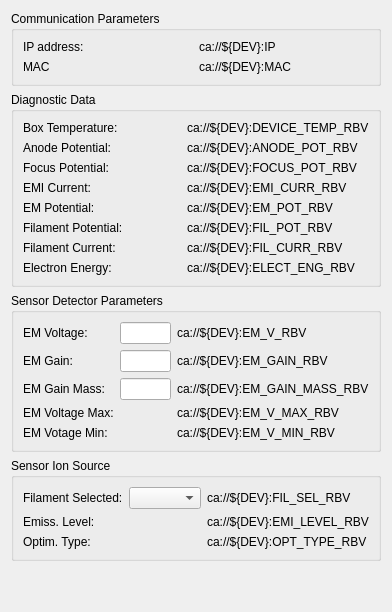
          <widget class="QFrame" name="verticalFrame">
           <property name="maximumSize">
            <size>
             <width>300</width>
             <height>16777215</height>
            </size>
           </property>
           <layout class="QVBoxLayout" name="verticalLayout_8">
            <item>
             <widget class="QGroupBox" name="horizontalGroupBox">
              <property name="title">
               <string>Communication Parameters</string>
              </property>
              <layout class="QHBoxLayout" name="horizontalLayout_5">
               <item>
                <layout class="QGridLayout" name="gridLayout_5">
                 <item row="1" column="1">
                  <widget class="PyDMLabel" name="PyDMLabel_19">
                   <property name="toolTip">
                    <string/>
                   </property>
                   <property name="text">
                    <string>ca://${DEV}:MAC</string>
                   </property>
                   <property name="precisionFromPV" stdset="0">
                    <bool>false</bool>
                   </property>
                   <property name="alarmSensitiveContent" stdset="0">
                    <bool>true</bool>
                   </property>
                   <property name="alarmSensitiveBorder" stdset="0">
                    <bool>false</bool>
                   </property>
                   <property name="channel" stdset="0">
                    <string>ca://${DEV}:MAC</string>
                   </property>
                  </widget>
                 </item>
                 <item row="0" column="1">
                  <widget class="PyDMLabel" name="PyDMLabel_18">
                   <property name="toolTip">
                    <string/>
                   </property>
                   <property name="text">
                    <string>ca://${DEV}:IP</string>
                   </property>
                   <property name="precisionFromPV" stdset="0">
                    <bool>false</bool>
                   </property>
                   <property name="alarmSensitiveContent" stdset="0">
                    <bool>true</bool>
                   </property>
                   <property name="alarmSensitiveBorder" stdset="0">
                    <bool>false</bool>
                   </property>
                   <property name="channel" stdset="0">
                    <string>ca://${DEV}:IP</string>
                   </property>
                  </widget>
                 </item>
                 <item row="1" column="0">
                  <widget class="QLabel" name="label_27">
                   <property name="font">
                    <font>
                     <weight>50</weight>
                     <bold>false</bold>
                    </font>
                   </property>
                   <property name="text">
                    <string>MAC</string>
                   </property>
                  </widget>
                 </item>
                 <item row="0" column="0">
                  <widget class="QLabel" name="label_26">
                   <property name="font">
                    <font>
                     <weight>50</weight>
                     <bold>false</bold>
                    </font>
                   </property>
                   <property name="text">
                    <string>IP address:</string>
                   </property>
                  </widget>
                 </item>
                </layout>
               </item>
              </layout>
             </widget>
            </item>
            <item>
             <widget class="QGroupBox" name="horizontalGroupBox_5">
              <property name="title">
               <string>Diagnostic Data</string>
              </property>
              <layout class="QHBoxLayout" name="horizontalLayout_9">
               <item>
                <layout class="QGridLayout" name="gridLayout_4">
                 <item row="0" column="0">
                  <widget class="QLabel" name="label_40">
                   <property name="font">
                    <font>
                     <weight>50</weight>
                     <bold>false</bold>
                    </font>
                   </property>
                   <property name="text">
                    <string>Box Temperature:</string>
                   </property>
                  </widget>
                 </item>
                 <item row="3" column="0">
                  <widget class="QLabel" name="label_36">
                   <property name="font">
                    <font>
                     <weight>50</weight>
                     <bold>false</bold>
                    </font>
                   </property>
                   <property name="text">
                    <string>EMI Current:</string>
                   </property>
                  </widget>
                 </item>
                 <item row="5" column="0">
                  <widget class="QLabel" name="label_41">
                   <property name="font">
                    <font>
                     <weight>50</weight>
                     <bold>false</bold>
                    </font>
                   </property>
                   <property name="text">
                    <string>Filament Potential:</string>
                   </property>
                  </widget>
                 </item>
                 <item row="4" column="1">
                  <widget class="PyDMLabel" name="PyDMLabel_30">
                   <property name="toolTip">
                    <string/>
                   </property>
                   <property name="text">
                    <string>ca://${DEV}:EM_POT_RBV</string>
                   </property>
                   <property name="showUnits" stdset="0">
                    <bool>true</bool>
                   </property>
                   <property name="precisionFromPV" stdset="0">
                    <bool>false</bool>
                   </property>
                   <property name="alarmSensitiveContent" stdset="0">
                    <bool>true</bool>
                   </property>
                   <property name="alarmSensitiveBorder" stdset="0">
                    <bool>false</bool>
                   </property>
                   <property name="channel" stdset="0">
                    <string>ca://${DEV}:EM_POT_RBV</string>
                   </property>
                  </widget>
                 </item>
                 <item row="1" column="0">
                  <widget class="QLabel" name="label_39">
                   <property name="font">
                    <font>
                     <weight>50</weight>
                     <bold>false</bold>
                    </font>
                   </property>
                   <property name="text">
                    <string>Anode Potential:</string>
                   </property>
                  </widget>
                 </item>
                 <item row="2" column="1">
                  <widget class="PyDMLabel" name="PyDMLabel_28">
                   <property name="toolTip">
                    <string/>
                   </property>
                   <property name="text">
                    <string>ca://${DEV}:FOCUS_POT_RBV</string>
                   </property>
                   <property name="showUnits" stdset="0">
                    <bool>true</bool>
                   </property>
                   <property name="precisionFromPV" stdset="0">
                    <bool>false</bool>
                   </property>
                   <property name="alarmSensitiveContent" stdset="0">
                    <bool>true</bool>
                   </property>
                   <property name="alarmSensitiveBorder" stdset="0">
                    <bool>false</bool>
                   </property>
                   <property name="channel" stdset="0">
                    <string>ca://${DEV}:FOCUS_POT_RBV</string>
                   </property>
                  </widget>
                 </item>
                 <item row="3" column="1">
                  <widget class="PyDMLabel" name="PyDMLabel_29">
                   <property name="toolTip">
                    <string/>
                   </property>
                   <property name="text">
                    <string>ca://${DEV}:EMI_CURR_RBV</string>
                   </property>
                   <property name="showUnits" stdset="0">
                    <bool>true</bool>
                   </property>
                   <property name="precisionFromPV" stdset="0">
                    <bool>false</bool>
                   </property>
                   <property name="alarmSensitiveContent" stdset="0">
                    <bool>true</bool>
                   </property>
                   <property name="alarmSensitiveBorder" stdset="0">
                    <bool>false</bool>
                   </property>
                   <property name="channel" stdset="0">
                    <string>ca://${DEV}:EMI_CURR_RBV</string>
                   </property>
                  </widget>
                 </item>
                 <item row="6" column="1">
                  <widget class="PyDMLabel" name="PyDMLabel_34">
                   <property name="toolTip">
                    <string/>
                   </property>
                   <property name="text">
                    <string>ca://${DEV}:FIL_CURR_RBV</string>
                   </property>
                   <property name="showUnits" stdset="0">
                    <bool>true</bool>
                   </property>
                   <property name="precisionFromPV" stdset="0">
                    <bool>false</bool>
                   </property>
                   <property name="alarmSensitiveContent" stdset="0">
                    <bool>true</bool>
                   </property>
                   <property name="alarmSensitiveBorder" stdset="0">
                    <bool>false</bool>
                   </property>
                   <property name="channel" stdset="0">
                    <string>ca://${DEV}:FIL_CURR_RBV</string>
                   </property>
                  </widget>
                 </item>
                 <item row="0" column="1">
                  <widget class="PyDMLabel" name="PyDMLabel_32">
                   <property name="toolTip">
                    <string/>
                   </property>
                   <property name="text">
                    <string>ca://${DEV}:DEVICE_TEMP_RBV</string>
                   </property>
                   <property name="precision" stdset="0">
                    <number>2</number>
                   </property>
                   <property name="showUnits" stdset="0">
                    <bool>true</bool>
                   </property>
                   <property name="precisionFromPV" stdset="0">
                    <bool>false</bool>
                   </property>
                   <property name="alarmSensitiveContent" stdset="0">
                    <bool>true</bool>
                   </property>
                   <property name="alarmSensitiveBorder" stdset="0">
                    <bool>false</bool>
                   </property>
                   <property name="channel" stdset="0">
                    <string>ca://${DEV}:DEVICE_TEMP_RBV</string>
                   </property>
                  </widget>
                 </item>
                 <item row="6" column="0">
                  <widget class="QLabel" name="label_42">
                   <property name="font">
                    <font>
                     <weight>50</weight>
                     <bold>false</bold>
                    </font>
                   </property>
                   <property name="text">
                    <string>Filament Current:</string>
                   </property>
                  </widget>
                 </item>
                 <item row="5" column="1">
                  <widget class="PyDMLabel" name="PyDMLabel_33">
                   <property name="toolTip">
                    <string/>
                   </property>
                   <property name="text">
                    <string>ca://${DEV}:FIL_POT_RBV</string>
                   </property>
                   <property name="showUnits" stdset="0">
                    <bool>true</bool>
                   </property>
                   <property name="precisionFromPV" stdset="0">
                    <bool>false</bool>
                   </property>
                   <property name="alarmSensitiveContent" stdset="0">
                    <bool>true</bool>
                   </property>
                   <property name="alarmSensitiveBorder" stdset="0">
                    <bool>false</bool>
                   </property>
                   <property name="channel" stdset="0">
                    <string>ca://${DEV}:FIL_POT_RBV</string>
                   </property>
                  </widget>
                 </item>
                 <item row="2" column="0">
                  <widget class="QLabel" name="label_37">
                   <property name="font">
                    <font>
                     <weight>50</weight>
                     <bold>false</bold>
                    </font>
                   </property>
                   <property name="text">
                    <string>Focus Potential:</string>
                   </property>
                  </widget>
                 </item>
                 <item row="7" column="1">
                  <widget class="PyDMLabel" name="PyDMLabel_35">
                   <property name="toolTip">
                    <string/>
                   </property>
                   <property name="text">
                    <string>ca://${DEV}:ELECT_ENG_RBV</string>
                   </property>
                   <property name="showUnits" stdset="0">
                    <bool>true</bool>
                   </property>
                   <property name="precisionFromPV" stdset="0">
                    <bool>false</bool>
                   </property>
                   <property name="alarmSensitiveContent" stdset="0">
                    <bool>true</bool>
                   </property>
                   <property name="alarmSensitiveBorder" stdset="0">
                    <bool>false</bool>
                   </property>
                   <property name="channel" stdset="0">
                    <string>ca://${DEV}:ELECT_ENG_RBV</string>
                   </property>
                  </widget>
                 </item>
                 <item row="4" column="0">
                  <widget class="QLabel" name="label_38">
                   <property name="font">
                    <font>
                     <weight>50</weight>
                     <bold>false</bold>
                    </font>
                   </property>
                   <property name="text">
                    <string>EM Potential:</string>
                   </property>
                  </widget>
                 </item>
                 <item row="1" column="1">
                  <widget class="PyDMLabel" name="PyDMLabel_31">
                   <property name="toolTip">
                    <string/>
                   </property>
                   <property name="text">
                    <string>ca://${DEV}:ANODE_POT_RBV</string>
                   </property>
                   <property name="showUnits" stdset="0">
                    <bool>true</bool>
                   </property>
                   <property name="precisionFromPV" stdset="0">
                    <bool>false</bool>
                   </property>
                   <property name="alarmSensitiveContent" stdset="0">
                    <bool>true</bool>
                   </property>
                   <property name="alarmSensitiveBorder" stdset="0">
                    <bool>false</bool>
                   </property>
                   <property name="channel" stdset="0">
                    <string>ca://${DEV}:ANODE_POT_RBV</string>
                   </property>
                  </widget>
                 </item>
                 <item row="7" column="0">
                  <widget class="QLabel" name="label_43">
                   <property name="font">
                    <font>
                     <weight>50</weight>
                     <bold>false</bold>
                    </font>
                   </property>
                   <property name="text">
                    <string>Electron Energy:</string>
                   </property>
                  </widget>
                 </item>
                </layout>
               </item>
              </layout>
             </widget>
            </item>
            <item>
             <widget class="QGroupBox" name="horizontalGroupBox_6">
              <property name="title">
               <string>Sensor Detector Parameters</string>
              </property>
              <layout class="QHBoxLayout" name="horizontalLayout_10">
               <item>
                <layout class="QGridLayout" name="gridLayout_8">
                 <item row="0" column="0">
                  <widget class="QLabel" name="label_47">
                   <property name="font">
                    <font>
                     <weight>50</weight>
                     <bold>false</bold>
                    </font>
                   </property>
                   <property name="text">
                    <string>EM Voltage:</string>
                   </property>
                  </widget>
                 </item>
                 <item row="4" column="2">
                  <widget class="PyDMLabel" name="PyDMLabel_39">
                   <property name="toolTip">
                    <string/>
                   </property>
                   <property name="text">
                    <string>ca://${DEV}:EM_V_MIN_RBV</string>
                   </property>
                   <property name="showUnits" stdset="0">
                    <bool>true</bool>
                   </property>
                   <property name="precisionFromPV" stdset="0">
                    <bool>false</bool>
                   </property>
                   <property name="alarmSensitiveContent" stdset="0">
                    <bool>true</bool>
                   </property>
                   <property name="alarmSensitiveBorder" stdset="0">
                    <bool>false</bool>
                   </property>
                   <property name="channel" stdset="0">
                    <string>ca://${DEV}:EM_V_MIN_RBV</string>
                   </property>
                  </widget>
                 </item>
                 <item row="0" column="1">
                  <widget class="PyDMLineEdit" name="PyDMLineEdit_5">
                   <property name="maximumSize">
                    <size>
                     <width>100</width>
                     <height>16777215</height>
                    </size>
                   </property>
                   <property name="toolTip">
                    <string/>
                   </property>
                   <property name="precisionFromPV" stdset="0">
                    <bool>false</bool>
                   </property>
                   <property name="alarmSensitiveBorder" stdset="0">
                    <bool>false</bool>
                   </property>
                   <property name="channel" stdset="0">
                    <string>ca://${DEV}:EM_V</string>
                   </property>
                  </widget>
                 </item>
                 <item row="1" column="0">
                  <widget class="QLabel" name="label_44">
                   <property name="font">
                    <font>
                     <weight>50</weight>
                     <bold>false</bold>
                    </font>
                   </property>
                   <property name="text">
                    <string>EM Gain:</string>
                   </property>
                  </widget>
                 </item>
                 <item row="4" column="0">
                  <widget class="QLabel" name="label_46">
                   <property name="font">
                    <font>
                     <weight>50</weight>
                     <bold>false</bold>
                    </font>
                   </property>
                   <property name="text">
                    <string>EM Votage Min:</string>
                   </property>
                  </widget>
                 </item>
                 <item row="3" column="0">
                  <widget class="QLabel" name="label_45">
                   <property name="font">
                    <font>
                     <weight>50</weight>
                     <bold>false</bold>
                    </font>
                   </property>
                   <property name="text">
                    <string>EM Voltage Max:</string>
                   </property>
                  </widget>
                 </item>
                 <item row="3" column="2">
                  <widget class="PyDMLabel" name="PyDMLabel_40">
                   <property name="toolTip">
                    <string/>
                   </property>
                   <property name="text">
                    <string>ca://${DEV}:EM_V_MAX_RBV</string>
                   </property>
                   <property name="showUnits" stdset="0">
                    <bool>true</bool>
                   </property>
                   <property name="precisionFromPV" stdset="0">
                    <bool>false</bool>
                   </property>
                   <property name="alarmSensitiveContent" stdset="0">
                    <bool>true</bool>
                   </property>
                   <property name="alarmSensitiveBorder" stdset="0">
                    <bool>false</bool>
                   </property>
                   <property name="channel" stdset="0">
                    <string>ca://${DEV}:EM_V_MAX_RBV</string>
                   </property>
                  </widget>
                 </item>
                 <item row="0" column="2">
                  <widget class="PyDMLabel" name="PyDMLabel_36">
                   <property name="toolTip">
                    <string/>
                   </property>
                   <property name="text">
                    <string>ca://${DEV}:EM_V_RBV</string>
                   </property>
                   <property name="showUnits" stdset="0">
                    <bool>true</bool>
                   </property>
                   <property name="precisionFromPV" stdset="0">
                    <bool>false</bool>
                   </property>
                   <property name="alarmSensitiveContent" stdset="0">
                    <bool>true</bool>
                   </property>
                   <property name="alarmSensitiveBorder" stdset="0">
                    <bool>false</bool>
                   </property>
                   <property name="channel" stdset="0">
                    <string>ca://${DEV}:EM_V_RBV</string>
                   </property>
                  </widget>
                 </item>
                 <item row="2" column="0">
                  <widget class="QLabel" name="label_48">
                   <property name="font">
                    <font>
                     <weight>50</weight>
                     <bold>false</bold>
                    </font>
                   </property>
                   <property name="text">
                    <string>EM Gain Mass:</string>
                   </property>
                  </widget>
                 </item>
                 <item row="1" column="1">
                  <widget class="PyDMLineEdit" name="PyDMLineEdit_6">
                   <property name="maximumSize">
                    <size>
                     <width>100</width>
                     <height>16777215</height>
                    </size>
                   </property>
                   <property name="toolTip">
                    <string/>
                   </property>
                   <property name="precision" stdset="0">
                    <number>2</number>
                   </property>
                   <property name="precisionFromPV" stdset="0">
                    <bool>false</bool>
                   </property>
                   <property name="alarmSensitiveBorder" stdset="0">
                    <bool>false</bool>
                   </property>
                   <property name="channel" stdset="0">
                    <string>ca://${DEV}:EM_GAIN</string>
                   </property>
                  </widget>
                 </item>
                 <item row="2" column="1">
                  <widget class="PyDMLineEdit" name="PyDMLineEdit_8">
                   <property name="toolTip">
                    <string/>
                   </property>
                   <property name="precisionFromPV" stdset="0">
                    <bool>false</bool>
                   </property>
                   <property name="alarmSensitiveBorder" stdset="0">
                    <bool>false</bool>
                   </property>
                   <property name="channel" stdset="0">
                    <string>ca://${DEV}:EM_GAIN_MASS</string>
                   </property>
                  </widget>
                 </item>
                 <item row="1" column="2">
                  <widget class="PyDMLabel" name="PyDMLabel_38">
                   <property name="toolTip">
                    <string/>
                   </property>
                   <property name="text">
                    <string>ca://${DEV}:EM_GAIN_RBV</string>
                   </property>
                   <property name="precision" stdset="0">
                    <number>2</number>
                   </property>
                   <property name="precisionFromPV" stdset="0">
                    <bool>false</bool>
                   </property>
                   <property name="alarmSensitiveContent" stdset="0">
                    <bool>true</bool>
                   </property>
                   <property name="alarmSensitiveBorder" stdset="0">
                    <bool>false</bool>
                   </property>
                   <property name="channel" stdset="0">
                    <string>ca://${DEV}:EM_GAIN_RBV</string>
                   </property>
                  </widget>
                 </item>
                 <item row="2" column="2">
                  <widget class="PyDMLabel" name="PyDMLabel_37">
                   <property name="toolTip">
                    <string/>
                   </property>
                   <property name="text">
                    <string>ca://${DEV}:EM_GAIN_MASS_RBV</string>
                   </property>
                   <property name="showUnits" stdset="0">
                    <bool>true</bool>
                   </property>
                   <property name="precisionFromPV" stdset="0">
                    <bool>false</bool>
                   </property>
                   <property name="alarmSensitiveContent" stdset="0">
                    <bool>true</bool>
                   </property>
                   <property name="alarmSensitiveBorder" stdset="0">
                    <bool>false</bool>
                   </property>
                   <property name="channel" stdset="0">
                    <string>ca://${DEV}:EM_GAIN_MASS_RBV</string>
                   </property>
                  </widget>
                 </item>
                </layout>
               </item>
              </layout>
             </widget>
            </item>
            <item>
             <widget class="QGroupBox" name="horizontalGroupBox_9">
              <property name="title">
               <string>Sensor Ion Source</string>
              </property>
              <layout class="QHBoxLayout" name="horizontalLayout_16">
               <item>
                <layout class="QGridLayout" name="gridLayout_22">
                 <item row="0" column="2">
                  <widget class="PyDMLabel" name="PyDMLabel_57">
                   <property name="toolTip">
                    <string/>
                   </property>
                   <property name="text">
                    <string>ca://${DEV}:FIL_SEL_RBV</string>
                   </property>
                   <property name="showUnits" stdset="0">
                    <bool>false</bool>
                   </property>
                   <property name="precisionFromPV" stdset="0">
                    <bool>false</bool>
                   </property>
                   <property name="alarmSensitiveContent" stdset="0">
                    <bool>true</bool>
                   </property>
                   <property name="alarmSensitiveBorder" stdset="0">
                    <bool>false</bool>
                   </property>
                   <property name="channel" stdset="0">
                    <string>ca://${DEV}:FIL_SEL_RBV</string>
                   </property>
                  </widget>
                 </item>
                 <item row="2" column="0">
                  <widget class="QLabel" name="label_61">
                   <property name="font">
                    <font>
                     <weight>50</weight>
                     <bold>false</bold>
                    </font>
                   </property>
                   <property name="text">
                    <string>Optim. Type:</string>
                   </property>
                  </widget>
                 </item>
                 <item row="1" column="2">
                  <widget class="PyDMLabel" name="PyDMLabel_58">
                   <property name="toolTip">
                    <string/>
                   </property>
                   <property name="text">
                    <string>ca://${DEV}:EMI_LEVEL_RBV</string>
                   </property>
                   <property name="precision" stdset="0">
                    <number>2</number>
                   </property>
                   <property name="precisionFromPV" stdset="0">
                    <bool>false</bool>
                   </property>
                   <property name="alarmSensitiveContent" stdset="0">
                    <bool>true</bool>
                   </property>
                   <property name="alarmSensitiveBorder" stdset="0">
                    <bool>false</bool>
                   </property>
                   <property name="channel" stdset="0">
                    <string>ca://${DEV}:EMI_LEVEL_RBV</string>
                   </property>
                  </widget>
                 </item>
                 <item row="2" column="2">
                  <widget class="PyDMLabel" name="PyDMLabel_63">
                   <property name="toolTip">
                    <string/>
                   </property>
                   <property name="text">
                    <string>ca://${DEV}:OPT_TYPE_RBV</string>
                   </property>
                   <property name="showUnits" stdset="0">
                    <bool>true</bool>
                   </property>
                   <property name="precisionFromPV" stdset="0">
                    <bool>false</bool>
                   </property>
                   <property name="alarmSensitiveContent" stdset="0">
                    <bool>true</bool>
                   </property>
                   <property name="alarmSensitiveBorder" stdset="0">
                    <bool>false</bool>
                   </property>
                   <property name="channel" stdset="0">
                    <string>ca://${DEV}:OPT_TYPE_RBV</string>
                   </property>
                  </widget>
                 </item>
                 <item row="1" column="0">
                  <widget class="QLabel" name="label_64">
                   <property name="font">
                    <font>
                     <weight>50</weight>
                     <bold>false</bold>
                    </font>
                   </property>
                   <property name="text">
                    <string>Emiss. Level:</string>
                   </property>
                  </widget>
                 </item>
                 <item row="0" column="0">
                  <widget class="QLabel" name="label_65">
                   <property name="font">
                    <font>
                     <weight>50</weight>
                     <bold>false</bold>
                    </font>
                   </property>
                   <property name="text">
                    <string>Filament Selected:</string>
                   </property>
                  </widget>
                 </item>
                 <item row="0" column="1">
                  <widget class="PyDMEnumComboBox" name="PyDMEnumComboBox_6">
                   <property name="toolTip">
                    <string/>
                   </property>
                   <property name="alarmSensitiveBorder" stdset="0">
                    <bool>false</bool>
                   </property>
                   <property name="channel" stdset="0">
                    <string>ca://${DEV}:SET_FIL_SEL</string>
                   </property>
                  </widget>
                 </item>
                </layout>
               </item>
              </layout>
             </widget>
            </item>
            <item>
             <spacer name="verticalSpacer_2">
              <property name="orientation">
               <enum>Qt::Vertical</enum>
              </property>
              <property name="sizeHint" stdset="0">
               <size>
                <width>20</width>
                <height>40</height>
               </size>
              </property>
             </spacer>
            </item>
           </layout>
          </widget>
